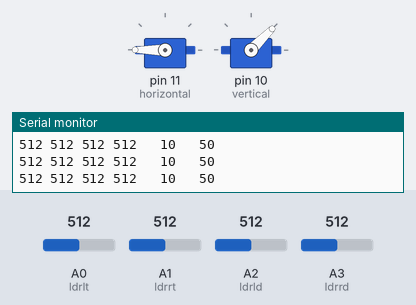
Bench run of a sketch on a simulated Arduino Uno, built with avr-gcc and run on an emulated ATmega328P. Parts: 2 × servo, the last lines printed to the serial monitor. The inputs (shaded band) are chosen by the test bench; at power-on: A0 (ldrlt) = 512, A1 (ldrrt) = 512, A3 (ldrrd) = 512, A2 (ldrld) = 512.

Above: at 4.2 s.
4.3 s: A0 (ldrlt) set to 600
7.3 s: A0 (ldrlt) set to 632
At 7.78 s:
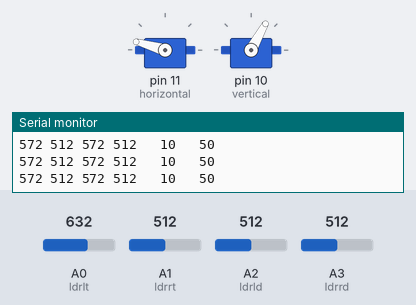
At 8.39 s:
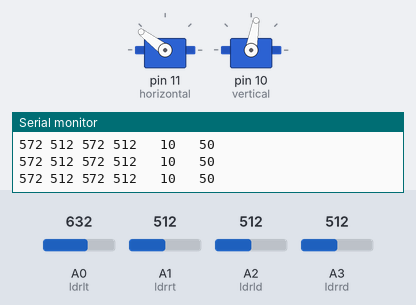
10.3 s: A1 (ldrrt) set to 300
12.1 s: A1 (ldrrt) set to 275
At 14.8 s:
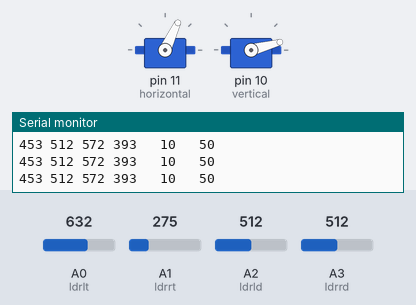
15.1 s: A3 (ldrrd) set to 955
16.6 s: A3 (ldrrd) set to 981
At 20.4 s:
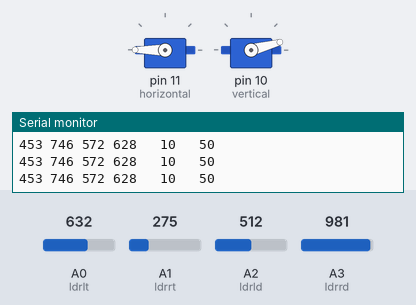
Timing chart, 0 to 20.6 s (numbered marks = the images above; inputs shaded):
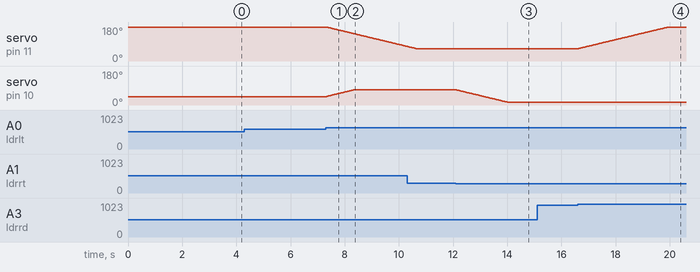

The sketch:

solar_tracker.ino
```cpp
#include <Servo.h>

Servo horizontal;
int servoh = 180;

int servohLimitHigh = 180;
int servohLimitLow = 65;

Servo vertical;
int servov = 45;

int servovLimitHigh = 80;
int servovLimitLow = 15;

int ldrlt = 0;
int ldrrt = 1;
int ldrld = 2;
int ldrrd = 3;

void setup()
{
  Serial.begin(9600);
  horizontal.attach(11);
  vertical.attach(10);
  horizontal.write(180);
  vertical.write(45);
  delay(3000);
}

void loop()
{
  int lt = analogRead(ldrlt);
  int rt = analogRead(ldrrt);
  int ld = analogRead(ldrld);
  int rd = analogRead(ldrrd);

  int dtime = 10;
  int tol = 50;

  int avt = (lt + rt) / 2;
  int avd = (ld + rd) / 2;
  int avl = (lt + ld) / 2;
  int avr = (rt + rd) / 2;

  int dvert = avt - avd;
  int dhoriz = avl - avr;


  Serial.print(avt);
  Serial.print(" ");
  Serial.print(avd);
  Serial.print(" ");
  Serial.print(avl);
  Serial.print(" ");
  Serial.print(avr);
  Serial.print("   ");
  Serial.print(dtime);
  Serial.print("   ");
  Serial.print(tol);
  Serial.println(" ");


 if (-1*tol > dvert || dvert > tol)

  {
  if (avt > avd)
  {
    servov = ++servov;
     if (servov > servovLimitHigh)
     {
      servov = servovLimitHigh;
     }
  }
  else if (avt < avd)
  {
    servov= --servov;
    if (servov < servovLimitLow)
  {
    servov = servovLimitLow;
  }
  }
  vertical.write(servov);
  }


  if (-1*tol > dhoriz || dhoriz > tol)
  {
  if (avl > avr)
  {
    servoh = --servoh;
    if (servoh < servohLimitLow)
    {
    servoh = servohLimitLow;
    }
  }
  else if (avl < avr)
  {
    servoh = ++servoh;
     if (servoh > servohLimitHigh)
     {
     servoh = servohLimitHigh;
     }
  }
  else if (avl = avr)
  {

  }
  horizontal.write(servoh);
  }
   delay(dtime);

}
```

Measured:
- the behaviour switches between 613 and 614 on A0 (ldrlt) (found by bisection; images 0 and 1)
- the behaviour switches between 292 and 291 on A1 (ldrrt) (found by bisection; images 2 and 3)
- the behaviour switches between 970 and 971 on A3 (ldrrd) (found by bisection; images 3 and 4)
- after the input at 7.3 s, servo on pin 11 (horizontal): moves from 180° to 78° over 2.9 s, starting at once; servo on pin 10 (vertical): moves from 45° to 80° over 0.99 s, starting at once
- after the input at 12.1 s, servo on pin 10 (vertical): moves from 80° to 15° over 1.9 s, starting at once
- after the input at 16.6 s, servo on pin 11 (horizontal): moves from 65° to 180° over 3.3 s, starting at once
